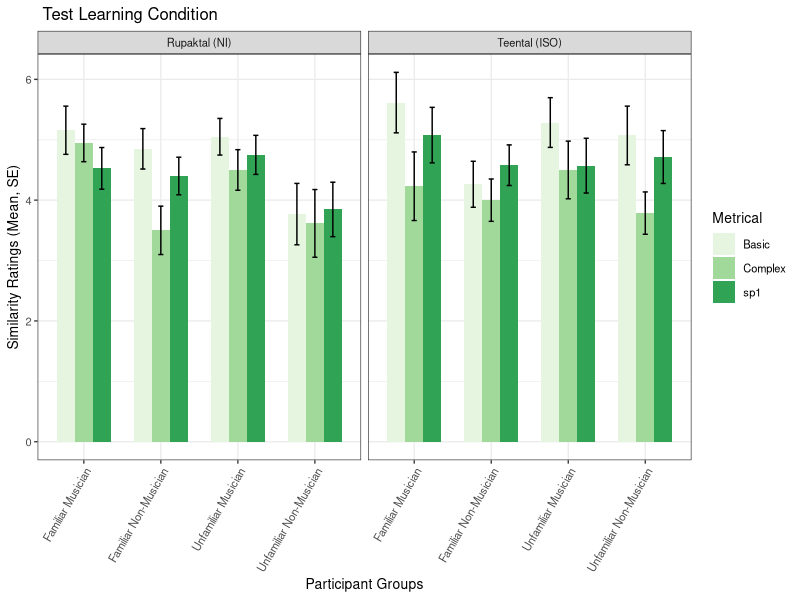
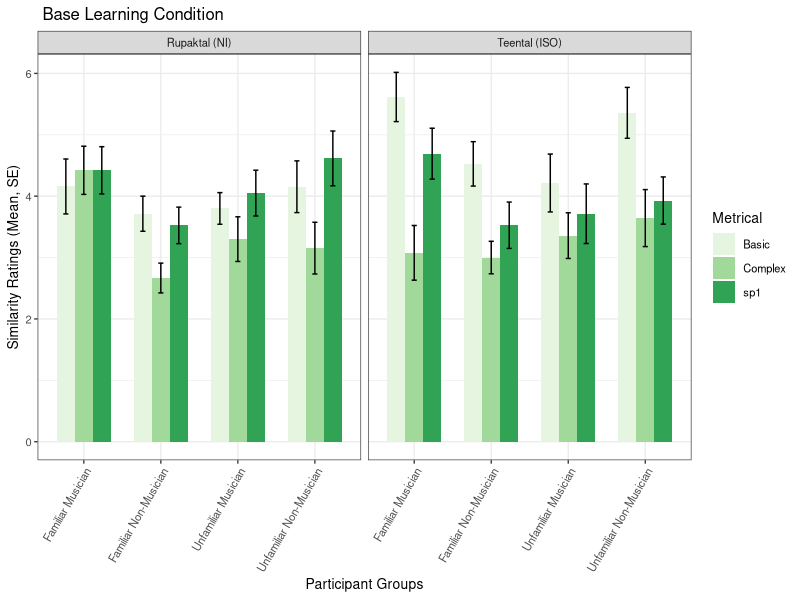
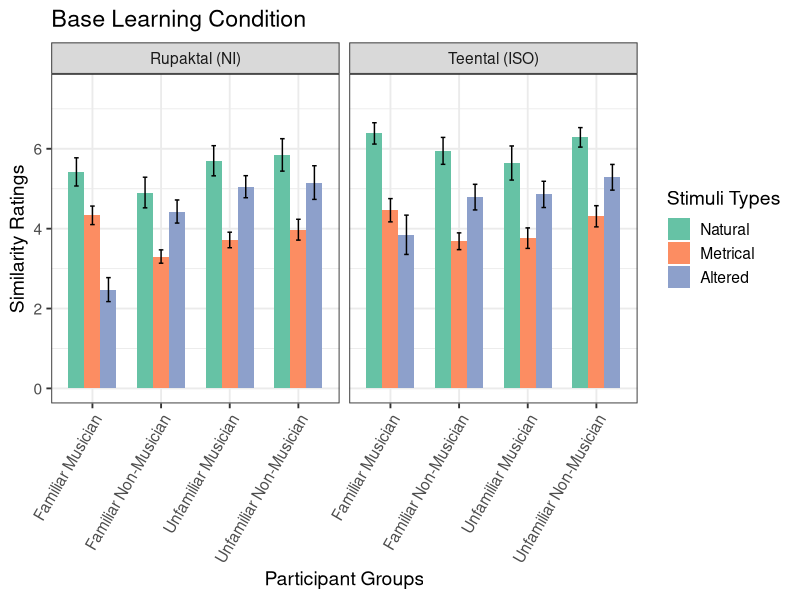
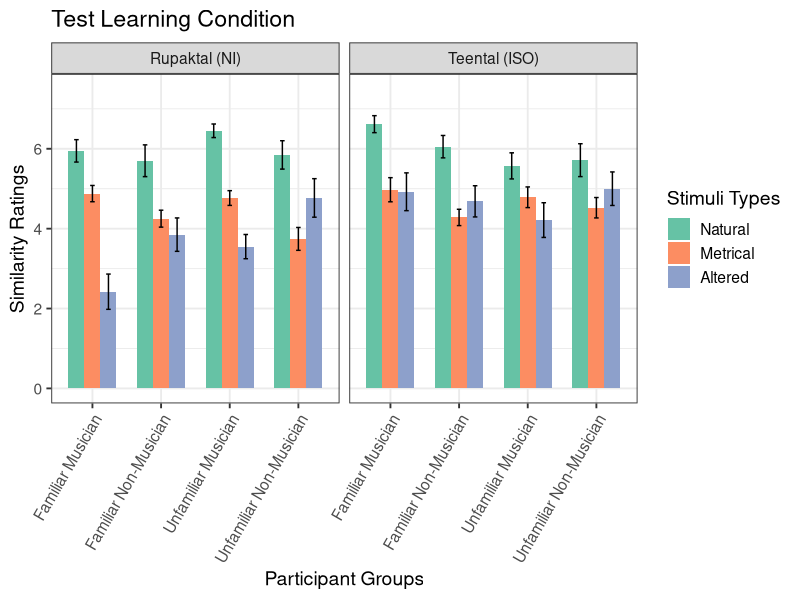
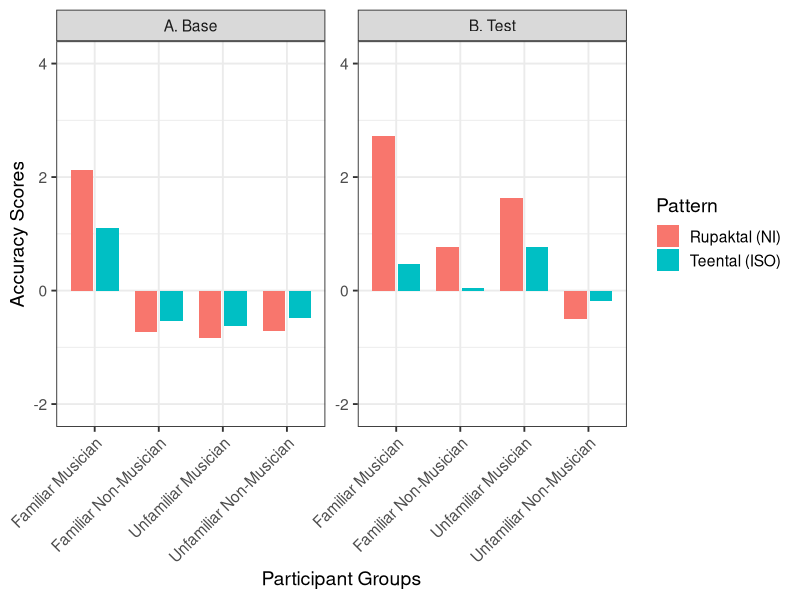
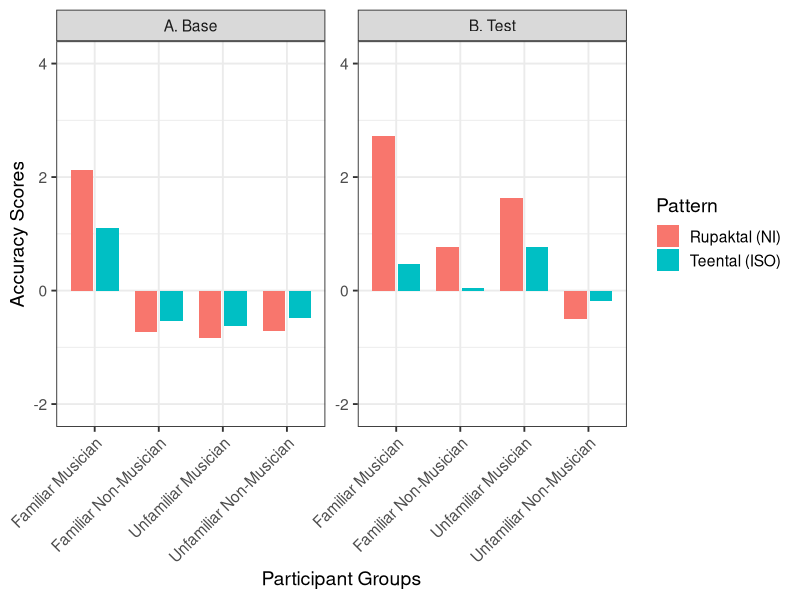

Write R code to recreate these figures, in order.
## ---- chunk 1
knitr::opts_chunk$set(echo = TRUE)
## ---- chunk 2
library(emmeans)
library(dplyr)
library(ggplot2)
library(ggforce)
library(tidyverse)
library(ggplot2)
library(stringr)
library(lme4)
library(writexl)

## ---- chunk 3
dw2<-read.csv('Westerndata_outlierremoved.csv',skip = 0,header = TRUE)
dw2 <- subset(dw2, select = -Familiarity)
di2<-read.csv('Indiandata_outlierremoved.csv',skip = 0,header = TRUE)
## ---- chunk 4
dw2$Familiarity <- "Non-Indian"
di2$Familiarity <- "Indian"
dcom <- rbind(dw2, di2)
dcom <- dcom %>%filter(type != "Naturll" & type != "Naturl2") #remove testing stimuli
## ---- chunk 5
dcom$type<-factor(dcom$type)
dcom$Alteration_Type <- factor(dcom$type,levels = c("Basic", "Complex", "Naturl", "sd1", "sp1"),labels = c("Metrical", "Metrical","Natural", "Altered", "Metrical"))

## ---- chunk 6

# Define patterns, conditions, and types
types_to_compare <- c("Basic", "Complex", "sp1")

# Pre-filter dataset for relevant columns and types
data_filtered <- dcom %>%
  filter(type %in% types_to_compare) %>%
  select(ResponseId, Musicianship, Familiarity,pattern, condition, type, similarity)

# LMM for all participant groups between Stimuli-Type
lm_met_m <- lmer(similarity ~ condition * pattern * Familiarity* Musicianship*type + (1 | ResponseId), data = data_filtered)
emm_met_m <- emmeans (lm_met_m,~  + condition+ pattern +Familiarity +   Musicianship +type+ pattern : type)
jt_met_m<-joint_tests(emm_met_m)
print(knitr::kable(jt_met_m))
pairwise_met_m <- pairs(emm_met_m, by = , adjust = "bonferroni")
pairwise_summary_m <- summary(pairwise_met_m)
jt_pairwise_m_df <- as.data.frame(pairwise_summary_m)
write_xlsx(jt_pairwise_m_df, "Stimuli Type Comparisons.xlsx")
## ---- chunk 7

#Visualisation of only Test
vis_m <- data_filtered %>%
  filter(condition == "Test", type !="sd1") %>%
  mutate(Familiarity = ifelse(Familiarity == "Indian", "Familiar",
        ifelse(Familiarity == "Non-Indian", "Unfamiliar",Familiarity)),
  Groups = paste(Familiarity, Musicianship, sep = " "),
    pattern = ifelse(pattern == "Rupak", "Rupaktal (NI)", pattern),
    pattern = ifelse(pattern == "Teental", "Teental (ISO)", pattern),
  type = factor(type, levels = c("Basic", "Complex", "sp1"))
  ) %>%
  group_by(condition, Groups, pattern, type) %>%
  summarise(M = mean(similarity), n = n(), SE = sd(similarity) / sqrt(n), .groups = 'drop')

g_m <- ggplot(vis_m, aes(x = Groups, y = M, fill = type)) +
  geom_col(position = position_dodge(width = 0.7), width = 0.7) +
  geom_errorbar(aes(ymin = M - SE, ymax = M + SE), width = 0.2, position = position_dodge(width = 0.7)) +
  facet_wrap(~ pattern, scales = "fixed") +
  ylab("Similarity Ratings (Mean, SE)") +
  xlab("Participant Groups") +
  ggtitle(" Test Learning Condition") +
  theme_bw(base_size = 10) +
  theme(axis.text.x = element_text(angle = 60, vjust = 1, hjust = 1)) +
  labs(fill = "Metrical") +
  scale_fill_brewer(palette = "Set5")
g_m

#Visualisation of only Base
vis_m2 <- data_filtered %>%
  filter(condition == "Base", type !="sd1") %>%
  mutate(Familiarity = ifelse(Familiarity == "Indian", "Familiar",
        ifelse(Familiarity == "Non-Indian", "Unfamiliar",Familiarity)),
  Groups = paste(Familiarity, Musicianship, sep = " "),
    pattern = ifelse(pattern == "Rupak", "Rupaktal (NI)", pattern),
    pattern = ifelse(pattern == "Teental", "Teental (ISO)", pattern),
  type = factor(type, levels = c("Basic", "Complex", "sp1"))
  ) %>%
  group_by(condition, Groups, pattern, type) %>%
  summarise(M = mean(similarity), n = n(), SE = sd(similarity) / sqrt(n), .groups = 'drop')

g_m2 <- ggplot(vis_m2, aes(x = Groups, y = M, fill = type)) +
  geom_col(position = position_dodge(width = 0.7), width = 0.7) +
  geom_errorbar(aes(ymin = M - SE, ymax = M + SE), width = 0.2, position = position_dodge(width = 0.7)) +
  facet_wrap(~ pattern, scales = "fixed") +
  ylab("Similarity Ratings (Mean, SE)") +
  xlab("Participant Groups") +
  ggtitle(" Base Learning Condition") +
  theme_bw(base_size = 10) +
  theme(axis.text.x = element_text(angle = 60, vjust = 1, hjust = 1)) +
  labs(fill = "Metrical") +
  scale_fill_brewer(palette = "Set5")
g_m2
## ---- chunk 8
#Test

#Participant vise comparison for only Base condition
vis_meter2 <- dcom %>%
  filter(condition == "Base") %>%
  mutate(
    Familiarity = ifelse(Familiarity == "Indian", "Familiar",
                         ifelse(Familiarity == "Non-Indian", "Unfamiliar", Familiarity)),
    Groups = paste(Familiarity, Musicianship, sep = " "),
    Alteration_Type = factor(Alteration_Type, levels = c("Natural", "Metrical", "Altered")),
    pattern = ifelse(pattern == "Rupak", "Rupaktal (NI)", pattern),
    pattern = ifelse(pattern == "Teental", "Teental (ISO)", pattern)
  ) %>%
  group_by(Groups, pattern, Alteration_Type) %>%
  summarise(M = mean(similarity), n = n(), SE = sd(similarity) / sqrt(n), .groups = 'drop')

g_meter2 <- ggplot(vis_meter2, aes(x = Groups, y = M, fill = Alteration_Type)) +
  geom_col(position = position_dodge(width = 0.7), width = 0.7) +
  geom_errorbar(aes(ymin = M - SE, ymax = M + SE), width = 0.2, position = position_dodge(width = 0.7)) +
  facet_wrap(~ pattern, scales = "fixed") +
  ylab("Similarity Ratings") +
  xlab("Participant Groups") +
  ggtitle("Base Learning Condition") +
  theme_bw(base_size = 14) +
  theme(axis.text.x = element_text(angle = 60, vjust = 1, hjust = 1)) +
  labs(fill = "Stimuli Types") +
  scale_fill_brewer(palette = "Set2") +
  ylim(0, 7.5)
g_meter2

#Participant vise comparison for only Test condition
vis_meter2.1 <- dcom %>%
  filter(condition == "Test") %>%
  mutate(
    Familiarity = ifelse(Familiarity == "Indian", "Familiar",
                         ifelse(Familiarity == "Non-Indian", "Unfamiliar", Familiarity)),
    Groups = paste(Familiarity, Musicianship, sep = " "),
    Alteration_Type = factor(Alteration_Type, levels = c("Natural", "Metrical", "Altered")),
    pattern = ifelse(pattern == "Rupak", "Rupaktal (NI)", pattern),
    pattern = ifelse(pattern == "Teental", "Teental (ISO)", pattern)
  ) %>%
  group_by(Groups, pattern, Alteration_Type) %>%
  summarise(M = mean(similarity), n = n(), SE = sd(similarity) / sqrt(n), .groups = 'drop')

g_meter2.1 <- ggplot(vis_meter2.1, aes(x = Groups, y = M, fill = Alteration_Type)) +
  geom_col(position = position_dodge(width = 0.7), width = 0.7) +
  geom_errorbar(aes(ymin = M - SE, ymax = M + SE), width = 0.2, position = position_dodge(width = 0.7)) +
  facet_wrap(~ pattern, scales = "fixed") +
  ylab("Similarity Ratings") +
  xlab("Participant Groups") +
  ggtitle("Test Learning Condition") +
  theme_bw(base_size = 14) +
  theme(axis.text.x = element_text(angle = 60, vjust = 1, hjust = 1)) +
  labs(fill = "Stimuli Types") +
  scale_fill_brewer(palette = "Set2") +
  ylim(0, 7.5)
g_meter2.1

## ---- chunk 9
#putting everything in tables
lm_met1.1 <- lmer(similarity ~ condition * pattern * Familiarity* Musicianship*Alteration_Type + (1 | ResponseId), data = dcom)

emm_met1.1 <- emmeans (lm_met1.1,~  + condition+ pattern +Familiarity +   Musicianship +Alteration_Type+ pattern : Alteration_Type)
jt_met1.1<-joint_tests(emm_met1.1)
print(knitr::kable(jt_met1.1))
jt_met1.1_df <- as.data.frame(jt_met1.1)
library(writexl)
write_xlsx(jt_met1.1_df, "jt_met1_1.xlsx")
pairwise_met_overall <- pairs(emm_met1.1, by = , adjust = "bonferroni")
pairwise_summary_overall <- summary(pairwise_met_overall)

#Overall comparison of alteration types for only Test Learning Condition
meter_overall <- dcom %>%
  filter(condition != "Base")
lm_met1 <- lmer(similarity ~ pattern * Familiarity* Musicianship*Alteration_Type + (1 | ResponseId), data = meter_overall)
emm_met1 <- emmeans (lm_met1,~  + pattern +Familiarity +   Musicianship +Alteration_Type+ pattern : Alteration_Type)
jt_met1<-joint_tests(emm_met1)
print(knitr::kable(jt_met1))
#1. for overall pattern and alteration type
emm_met_overall<- emmeans (lm_met1,~  pattern*Alteration_Type )
pairwise_met1 <- pairs(emm_met_overall, by = , adjust = "bonferroni")
pairwise_summary_met1 <- summary(pairwise_met1)
#2. for all factors
pairwise_met2 <- pairs(emm_met1, by = , adjust = "bonferroni")
pairwise_summary_met2 <- summary(pairwise_met2)


## ---- chunk 10

emm_subset <- emmeans(lm_met1.1, ~  pattern*Familiarity * Musicianship*Alteration_Type)

pairwise_fam_mus_teental <- pairs(emm_subset, adjust = "bonferroni")
print("All pairwise comparisons for Alteration Type, Familiarity, and Musicianship in Teental pattern:")
#summary(pairwise_fam_mus_teental)
pairwise_summary_Teen <- summary(pairwise_fam_mus_teental)

## ---- chunk 11
# Replace 'Indian' with 'Familiar' and 'Non-Indian' with 'Unfamiliar
dcom_acc <- dcom %>%
  mutate(Familiarity = ifelse(Familiarity == "Indian", "Familiar", Familiarity)) %>%
  mutate(Familiarity = ifelse(Familiarity == "Non-Indian", "Unfamiliar", Familiarity))

# Add a new column 'Groups' by combining 'Familiairity' and 'Musicianship'
dcom_acc <- mutate(dcom_acc, Groups = paste(Familiarity, Musicianship, sep = " "))

#Accuracy Scores: Accuracy=(mean of metrical+mean of natural) - (mean of altered)
d_accuracy <- dcom_acc %>%
  group_by(ResponseId, condition, pattern, Groups, Familiarity, Musicianship) %>%
  summarise(
    Difference_Scores = (mean(similarity[type %in% c("Basic", "Naturl", "Complex", "sp1")]) -
                        mean(similarity[type == "sd1"])))

d_accuracy2 <- d_accuracy %>%
  group_by(pattern, Groups, condition) %>%
  summarise(M2 = mean(Difference_Scores), 
            n = n(), 
            SE2 = sd(Difference_Scores) / sqrt(n))
#plot difference scores
pd <- position_dodge(width = 0.8) 
d_accuracy2 <- d_accuracy %>%
  group_by(pattern, Groups, condition) %>%
  summarise(M2 = mean(Difference_Scores), 
            n = n(), 
            SE2 = sd(Difference_Scores) / sqrt(n))
g_acc1 <- ggplot(d_accuracy2, aes(x = Groups, y = M2, fill = pattern)) +
  geom_col(position = pd, width = 0.7) +
  #geom_errorbar(aes(ymin = M2 - SE2, ymax = M2 + SE2), width = 0.2, position = pd) +
  facet_wrap(~ condition, scales = "free") +
  ylab("Accuracy Scores") +  
  xlab("Participant Groups") +
  theme_bw(base_size = 14) +
  theme(axis.text.x = element_text(angle = 45, hjust = 1)) +
  ylim(min(d_accuracy2$M2) * 1.1, max(d_accuracy2$M2) * 1.1)  # Adjust ylim

#print(g_acc1)

#Now editing the graph:
# Rename levels of the condition factor for the graph
d_accuracy3<- d_accuracy2 %>%
  mutate(condition = ifelse(condition == "Base", "A. Base", condition)) %>%
  mutate(condition = ifelse(condition == "Test", "B. Test", condition))%>%
mutate(pattern = ifelse(pattern == "Rupak", "Rupaktal (NI)", pattern))%>%
mutate(pattern = ifelse(pattern == "Teental", "Teental (ISO)", pattern))

# Plot with updated facet labels
g_acc2 <- ggplot(d_accuracy3, aes(x = Groups, y = M2, fill = pattern)) +
  geom_col(position = pd, width = 0.7) +
  facet_wrap(~ condition, scales = "free") +
  ylab("Accuracy Scores") +  
  xlab("Participant Groups") +
  theme_bw(base_size = 14) +
  theme(axis.text.x = element_text(angle = 45, hjust = 1)) +
  ylim(min(d_accuracy2$M2) * 2.5, max(d_accuracy2$M2) * 1.5)+# Adjust ylim
  labs(fill = "Pattern")

print(g_acc2)
# Save the plot as a PNG file with 300 DPI resolution
file_path <- "g_acc2_plot.png"

# Save the plot
ggsave(filename = file_path, plot = g_acc2, device = "png", dpi = 300)

# Print message confirming the save
print(paste("Plot saved as", file_path, "with 300 DPI"))

## ---- chunk 12
#1. Base

acc_base <- d_accuracy %>%
  filter(condition == "Base")
lm_acc1 <- lm(Difference_Scores ~ pattern * Familiarity*Musicianship, data = acc_base)
emm_acc <- emmeans (lm_acc1,~  pattern*Familiarity*Musicianship )
pairwise_acc <- pairs(emm_acc, by = , adjust = "bonferroni")
pairwise_summary_acc <- summary(pairwise_acc)

#2. Test

acc_Test <- d_accuracy %>%
  filter(condition == "Test")
lm_acc2 <- lm(Difference_Scores ~ pattern * Familiarity*Musicianship, data = acc_Test)
emm_acc2 <- emmeans (lm_acc2,~  pattern*Familiarity*Musicianship )
pairwise_acc2 <- pairs(emm_acc2, by = , adjust = "bonferroni")
pairwise_summary_acc2<- summary(pairwise_acc2)

#overall for effect of short term learning
m2 <- lmer(Difference_Scores ~ pattern * Familiarity * Musicianship  * condition + (1 | ResponseId), data = d_accuracy)
emm_acc3 <- emmeans(m2, ~  pattern + Familiarity + condition + pattern + Musicianship : Familiarity + pattern : condition + Musicianship : condition )
jt_acc3<-joint_tests(emm_acc3)
print(knitr::kable(jt_acc3))
pairwise_acc3 <- pairs(emm_acc3, by = , adjust = "bonferroni")
pairwise_summary_acc3 <- summary(pairwise_acc3)
